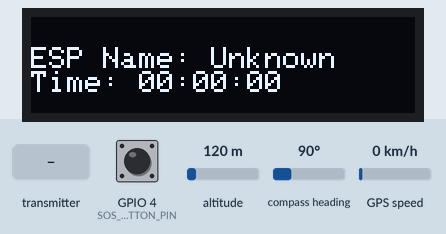
Simulated run of this sketch. Board: ESP32. Parts: 128×32 one-colour display. The inputs (shaded band) are chosen by the test bench; at power-on: GPIO 4 (SOS_BUTTON_PIN) HIGH, altitude 120 m, compass heading 90°, GPS speed 0 km/h. EEPROM starts erased; the GPS gets a fix after 3 s at 37.7749, -122.4194 with 8 satellites; what the sketch prints to the serial monitor is not drawn.

Above: at 1.6 s.
1.7 s: the transmitter starts sending isSOS = 1
At 2.6 s:
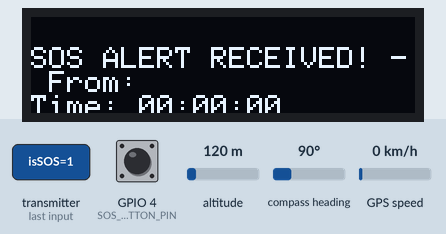
3.5 s: the transmitter starts sending isSOS = 0
7.7 s: GPIO 4 (SOS_BUTTON_PIN) pulled LOW for 1 s
At 10.4 s:
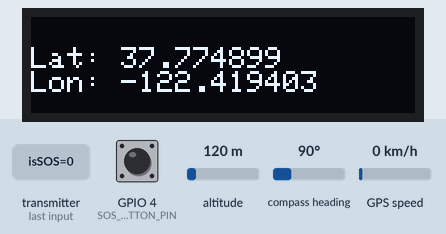
11.2 s: the transmitter starts sending isSOS = 1
13.2 s: the transmitter starts sending name = 0
At 15.0 s:
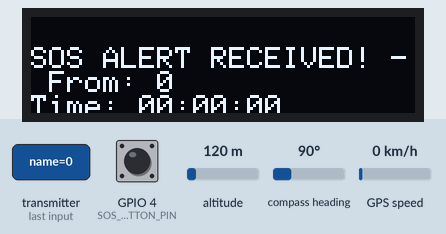
15.3 s: the transmitter starts sending name = 1
At 17.2 s:
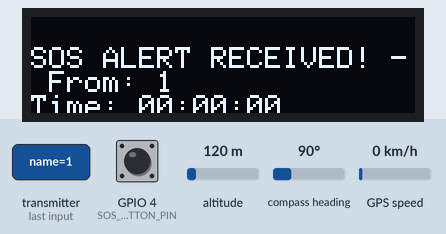
Timing chart, 0 to 18.4 s (numbered marks = the images above; inputs shaded):
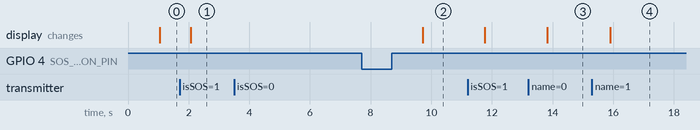

The sketch:

GPS_Communication_store_wOLED_wSOS.ino
```cpp
#include <TinyGPS++.h>
#include <esp_now.h>
#include <WiFi.h>
#include <Preferences.h>
#include <Wire.h>
#include <Adafruit_GFX.h>
#include <Adafruit_SSD1306.h>

#define SCREEN_WIDTH 128 // OLED display width, in pixels
#define SCREEN_HEIGHT 32 // OLED display height, in pixels
int currentPage = 0;
unsigned long lastPageSwitch = 0;
const int pageSwitchInterval = 3000; // Switch every 3 seconds

// Define the RX and TX pins for Serial 2
#define RXD2 16
#define TXD2 17
#define GPS_BAUD 9600
#define MAX_ESPS 3  // Maximum ESPs we track

//define button pin
#define SOS_BUTTON_PIN 4
#define MAX_SOS_ALERTS 10  // Max number of SOS alerts to store


// Declaration for an SSD1306 display connected to I2C (SDA, SCL pins)
Adafruit_SSD1306 display(SCREEN_WIDTH, SCREEN_HEIGHT, &Wire, -1);

// TinyGPS++ object
TinyGPSPlus gps;
// Used for pulling unique ESP Name from storage
Preferences preferences;
String deviceName;

// HardwareSerial instance for Serial 2
HardwareSerial gpsSerial(2);

uint8_t broadcastAddress[] = {0xFF, 0xFF, 0xFF, 0xFF, 0xFF, 0xFF}; // Broadcast to all ESP32s

// GPS data structure
struct GPSData {
    float latitude;
    float longitude;
    float speed_kmh;
    float altitude_m;
    float hdop;
    int satellites;
    long timestamp; // UNIX timestamp (seconds since 1970)
};

// Send GPS data with ESP name
struct TransmittedData {
    char name[10];  // ESP name
    GPSData gpsData;
    bool isSOS;
};

// Structure for storing ESP data including its name
struct ESPNodeData {
    char name[10];  // Name of the ESP (e.g., "ESP1")
    GPSData gpsData; // GPS and sensor readings
    unsigned long lastUpdateTime; // Last received timestamp
};

struct SOSAlert {
  String espName;
  long timestamp;  // Store the timestamp when SOS was received
};

SOSAlert sosAlerts[MAX_SOS_ALERTS];
int sosAlertCount = 0;
bool sosActive;  // if an SOS is active
SOSAlert currentSOS;
long sosStartTime = millis();

ESPNodeData espNodes[MAX_ESPS];
int espNodeCount = 0;  // Number of ESPs stored

GPSData gpsDataToSend;
GPSData receivedGPSData;

// Function to update and add data for each ESP
void updateESPData(const char* espName, GPSData receivedData) {
    for (int i = 0; i < espNodeCount; i++) {
        if (strcmp(espNodes[i].name, espName) == 0) {  // Check if the ESP already exists
            espNodes[i].gpsData = receivedData;
            espNodes[i].lastUpdateTime = receivedData.timestamp;
            return;
        }
    }

    // If it's new and we have space
    if (espNodeCount < MAX_ESPS) {
        strncpy(espNodes[espNodeCount].name, espName, sizeof(espNodes[espNodeCount].name));
        espNodes[espNodeCount].gpsData = receivedData;
        espNodes[espNodeCount].lastUpdateTime = receivedData.timestamp;
        espNodeCount++;
    } else {
        Serial.println("ESP storage full! - Increase MAX_ESPs.");
    }
}

// Callback when data is received
void OnDataRecv(const esp_now_recv_info_t *info, const uint8_t *incomingData, int len) {
  TransmittedData receivedData;
  memcpy(&receivedData, incomingData, sizeof(receivedData));
  // Check if the incoming data is an SOS message
  if (receivedData.isSOS) {
    currentSOS.espName = String(receivedData.name);
    currentSOS.timestamp = receivedData.gpsData.timestamp;
    sosStartTime = millis();
    // Store SOS in the array
    if (sosAlertCount < MAX_SOS_ALERTS) {
      sosAlerts[sosAlertCount] = currentSOS;
      sosAlertCount++;
    }

    sosActive = true;  // Set flag that a new SOS has been received
  }

  updateESPData(receivedData.name, receivedData.gpsData);
}

// Callback when data is sent
void OnDataSent(const uint8_t *mac_addr, esp_now_send_status_t status) {
    Serial.print("Last message send status: ");
    Serial.println(status == ESP_NOW_SEND_SUCCESS ? "Success" : "Fail");
}

void sendSOS() {
    // Set the SOS flag to true
    TransmittedData dataToSend;
    strncpy(dataToSend.name, deviceName.c_str(), sizeof(dataToSend.name));
    dataToSend.gpsData = gpsDataToSend; // Include current GPS data
    dataToSend.isSOS = true;  // Set the SOS flag to true

    // Send the SOS data using ESP-NOW
    esp_now_send(broadcastAddress, (uint8_t *) &dataToSend, sizeof(dataToSend));
    Serial.println("SOS message sent!");
}


// Function to read GPS data
GPSData readGPS() {
    GPSData gpsData = {};  // Initialize with default values

    // Read GPS data for a short time window
    unsigned long start = millis();
    while (millis() - start < 1000) {
        while (gpsSerial.available() > 0) {
            gps.encode(gpsSerial.read());
        }
    }

    if (gps.location.isValid()) {
        gpsData.latitude = gps.location.lat();
        gpsData.longitude = gps.location.lng();
        gpsData.speed_kmh = gps.speed.kmph();
        gpsData.altitude_m = gps.altitude.meters();
        gpsData.hdop = gps.hdop.value() / 100.0;
        gpsData.satellites = gps.satellites.value();

        // Convert GPS time to UNIX time
        if (gps.date.isValid() && gps.time.isValid()) {
            struct tm timeinfo;
            timeinfo.tm_year = gps.date.year() - 1900;
            timeinfo.tm_mon = gps.date.month() - 1;
            timeinfo.tm_mday = gps.date.day();
            timeinfo.tm_hour = gps.time.hour();
            timeinfo.tm_min = gps.time.minute();
            timeinfo.tm_sec = gps.time.second();

            gpsData.timestamp = mktime(&timeinfo); // Convert to UNIX time
        }
    }

    return gpsData;
}

void setup() {
    Serial.begin(115200);
    preferences.begin("ESP_Config", true); // Open storage in read mode
    deviceName = preferences.getString("device_name", "Unknown"); // Default "Unknown"
    preferences.end(); // Close storage
    pinMode(SOS_BUTTON_PIN, INPUT_PULLUP);
    if(!display.begin(SSD1306_SWITCHCAPVCC, 0x3C)) { // Address 0x3D for 128x64
      Serial.println(F("SSD1306 allocation failed"));
      for(;;);
    }

    WiFi.mode(WIFI_STA); // ESP-NOW works best in station mode
    if (esp_now_init() != ESP_OK) {
        Serial.println("ESP-NOW initialization failed!");
        return;
    }

    esp_now_register_send_cb(OnDataSent); // Register send callback
    esp_now_register_recv_cb(OnDataRecv); // Register receive callback

    // Register peer (broadcasting to all)
    esp_now_peer_info_t peerInfo = {};
    memcpy(peerInfo.peer_addr, broadcastAddress, 6);
    peerInfo.channel = 0;
    peerInfo.encrypt = false;

    if (esp_now_add_peer(&peerInfo) != ESP_OK) {
        Serial.println("Failed to add peer");
        return;
    }

    gpsSerial.begin(GPS_BAUD, SERIAL_8N1, RXD2, TXD2);
    Serial.println("GPS initialized.");
}

void loop() {
    gpsDataToSend = readGPS();

    // Ensure the data is valid before sending
    if (gpsDataToSend.latitude != 0 && gpsDataToSend.longitude != 0) {
        TransmittedData dataToSend;
        strncpy(dataToSend.name, deviceName.c_str(), sizeof(dataToSend.name));
        dataToSend.gpsData = gpsDataToSend;

        esp_err_t result = esp_now_send(broadcastAddress, (uint8_t *) &dataToSend, sizeof(dataToSend));

        Serial.print("Sending data from: ");
        Serial.println(dataToSend.name);
    } else {
        Serial.println("Waiting for valid GPS signal...");
    }

      if (digitalRead(SOS_BUTTON_PIN) == LOW) {
        // Button is pressed, set the SOS flag
        sendSOS();
        delay(500); // debounce for button
    }

    //delay(1000);
    printESPData();
    if (sosActive) {
      if (millis() - sosStartTime < 5000) { //5 second
        displaySOSAlert(currentSOS);  // Show SOS
      }else {
        sosActive = false;  // Reset after duration
        display.clearDisplay();
        }
    }
    else {
      outputESPData(gpsDataToSend.latitude,gpsDataToSend.longitude,gpsDataToSend.timestamp);
    }
}


// Function to print tracked ESP data
void printESPData() {
    Serial.println("Tracked ESP Nodes:");
    for (int i = 0; i < espNodeCount; i++) {
        Serial.print("ESP Name: ");
        Serial.println(espNodes[i].name);
        Serial.print("Latitude: ");
        Serial.println(espNodes[i].gpsData.latitude, 6);
        Serial.print("Longitude: ");
        Serial.println(espNodes[i].gpsData.longitude, 6);
        Serial.print("Last Updated: ");
        time_t timestamp = espNodes[i].lastUpdateTime;
        Serial.println(ctime(&timestamp));
        Serial.println("----------------------");
    }
}

void outputESPData(float lat, float lon, long timestamp) {
  unsigned long currentMillis = millis();

  if (currentMillis - lastPageSwitch >= pageSwitchInterval) {
      currentPage = (currentPage + 1) % 3; // Toggle between 0 and 1
      lastPageSwitch = currentMillis;
  }

  display.clearDisplay();
  display.setTextSize(1);
  display.setTextColor(WHITE);
  display.setCursor(0, 10);

  if (currentPage == 0) {
    // **Page 1: ESP Name + Time**
    display.print("ESP Name: ");
    display.println(deviceName);
    time_t new_timestamp = timestamp;
    struct tm *timeInfo = localtime(&new_timestamp);
    display.print("Time: ");
    display.printf("%02d:%02d:%02d", timeInfo->tm_hour, timeInfo->tm_min, timeInfo->tm_sec);
    }
  else{
    // **Page 2: GPS Data**
    display.print("Lat: ");
    display.println(lat, 6); // 6 decimal places
    display.print("Lon: ");
    display.println(lon, 6);
  }


  display.display();
}

void displaySOSAlert(SOSAlert alert) {
  display.clearDisplay();
  display.setTextSize(1);
  display.setTextColor(WHITE);
  display.setCursor(0, 10);
    // Display SOS alert
    display.print("SOS ALERT RECEIVED! - ");
    display.print("From: ");
    display.println(alert.espName);
    display.print("Time: ");
    time_t sosTime = alert.timestamp;
    struct tm *timeInfo = localtime(&sosTime);
    display.printf("%02d:%02d:%02d", timeInfo->tm_hour, timeInfo->tm_min, timeInfo->tm_sec);
    display.display();

}
```

Measured:
- after the input at 1.7 s, the display: changes after 0.37 s (image 1)
- after the input at 3.5 s, every drawn part: stays the same
- after the input at 13.2 s, the display: changes after 0.63 s (image 3)
- after the input at 15.3 s, the display: changes after 0.61 s (image 4)
